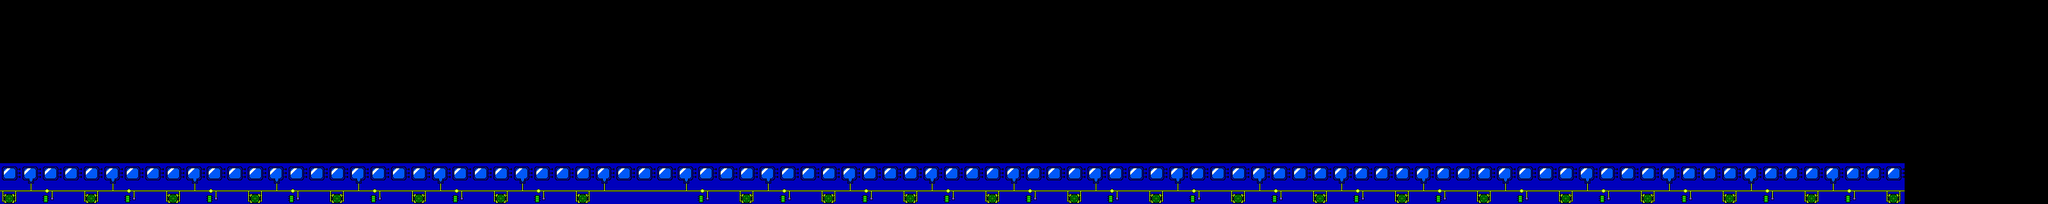

A 2D game scene composited from a Tiled map and its tileset images. What follows is a short description and the map's XML, with every tile layer's data as written:
An orthogonal 100x10 tile map with 32x32 px tiles, 1 tile layer (Tile Layer 1).

<map version="1.0" tiledversion="1.0.3" orientation="orthogonal" renderorder="right-down" width="100" height="10" tilewidth="32" tileheight="32" nextobjectid="1">
 <tileset firstgid="1" name="stage1_better" tilewidth="32" tileheight="32" tilecount="12" columns="4">
  <image source="stage1_tileset_better.png" width="128" height="96" />
 </tileset>
 <layer name="Tile Layer 1" width="100" height="10">
  <data encoding="csv">
0,0,0,0,0,0,0,0,0,0,0,0,0,0,0,0,0,0,0,0,0,0,0,0,0,0,0,0,0,0,0,0,0,0,0,0,0,0,0,0,0,0,0,0,0,0,0,0,0,0,0,0,0,0,0,0,0,0,0,0,0,0,0,0,0,0,0,0,0,0,0,0,0,0,0,0,0,0,0,0,0,0,0,0,0,0,0,0,0,0,0,0,0,0,0,0,0,0,0,0,
0,0,0,0,0,0,0,0,0,0,0,0,0,0,0,0,0,0,0,0,0,0,0,0,0,0,0,0,0,0,0,0,0,0,0,0,0,0,0,0,0,0,0,0,0,0,0,0,0,0,0,0,0,0,0,0,0,0,0,0,0,0,0,0,0,0,0,0,0,0,0,0,0,0,0,0,0,0,0,0,0,0,0,0,0,0,0,0,0,0,0,0,0,0,0,0,0,0,0,0,
0,0,0,0,0,0,0,0,0,0,0,0,0,0,0,0,0,0,0,0,0,0,0,0,0,0,0,0,0,0,0,0,0,0,0,0,0,0,0,0,0,0,0,0,0,0,0,0,0,0,0,0,0,0,0,0,0,0,0,0,0,0,0,0,0,0,0,0,0,0,0,0,0,0,0,0,0,0,0,0,0,0,0,0,0,0,0,0,0,0,0,0,0,0,0,0,0,0,0,0,
0,0,0,0,0,0,0,0,0,0,0,0,0,0,0,0,0,0,0,0,0,0,0,0,0,0,0,0,0,0,0,0,0,0,0,0,0,0,0,0,0,0,0,0,0,0,0,0,0,0,0,0,0,0,0,0,0,0,0,0,0,0,0,0,0,0,0,0,0,0,0,0,0,0,0,0,0,0,0,0,0,0,0,0,0,0,0,0,0,0,0,0,0,0,0,0,0,0,0,0,
0,0,0,0,0,0,0,0,0,0,0,0,0,0,0,0,0,0,0,0,0,0,0,0,0,0,0,0,0,0,0,0,0,0,0,0,0,0,0,0,0,0,0,0,0,0,0,0,0,0,0,0,0,0,0,0,0,0,0,0,0,0,0,0,0,0,0,0,0,0,0,0,0,0,0,0,0,0,0,0,0,0,0,0,0,0,0,0,0,0,0,0,0,0,0,0,0,0,0,0,
0,0,0,0,0,0,0,0,0,0,0,0,0,0,0,0,0,0,0,0,0,0,0,0,0,0,0,0,0,0,0,0,0,0,0,0,0,0,0,0,0,0,0,0,0,0,0,0,0,0,0,0,0,0,0,0,0,0,0,0,0,0,0,0,0,0,0,0,0,0,0,0,0,0,0,0,0,0,0,0,0,0,0,0,0,0,0,0,0,0,0,0,0,0,0,0,0,0,0,0,
0,0,0,0,0,0,0,0,0,0,0,0,0,0,0,0,0,0,0,0,0,0,0,0,0,0,0,0,0,0,0,0,0,0,0,0,0,0,0,0,0,0,0,0,0,0,0,0,0,0,0,0,0,0,0,0,0,0,0,0,0,0,0,0,0,0,0,0,0,0,0,0,0,0,0,0,0,0,0,0,0,0,0,0,0,0,0,0,0,0,0,0,0,0,0,0,0,0,0,0,
0,0,0,0,0,0,0,0,0,0,0,0,0,0,0,0,0,0,0,0,0,0,0,0,0,0,0,0,0,0,0,0,0,0,0,0,0,0,0,0,0,0,0,0,0,0,0,0,0,0,0,0,0,0,0,0,0,0,0,0,0,0,0,0,0,0,0,0,0,0,0,0,0,0,0,0,0,0,0,0,0,0,0,0,0,0,0,0,0,0,0,0,0,0,0,0,0,0,0,0,
2,3,2,2,2,3,2,2,2,3,2,2,2,3,2,2,2,3,2,2,2,3,2,2,2,3,2,2,2,3,2,2,2,3,2,2,2,3,2,2,2,3,2,2,2,3,2,2,2,3,2,2,2,3,2,2,2,3,2,2,2,3,2,2,2,3,2,2,2,3,2,2,2,3,2,2,2,3,2,2,2,3,2,2,2,3,2,2,2,3,2,2,2,0,0,0,0,0,0,0,
6,8,11,9,6,8,11,9,6,8,11,9,6,8,11,9,6,8,11,9,6,8,11,9,6,8,11,9,6,8,9,9,9,8,11,9,6,8,11,9,6,8,11,9,6,8,11,9,6,8,11,9,6,8,11,9,6,8,11,9,6,8,11,9,6,8,11,9,6,8,11,9,6,8,11,9,6,8,11,9,6,8,11,9,6,8,11,9,6,8,11,9,6,0,0,0,0,0,0,0
</data>
 </layer>
</map>